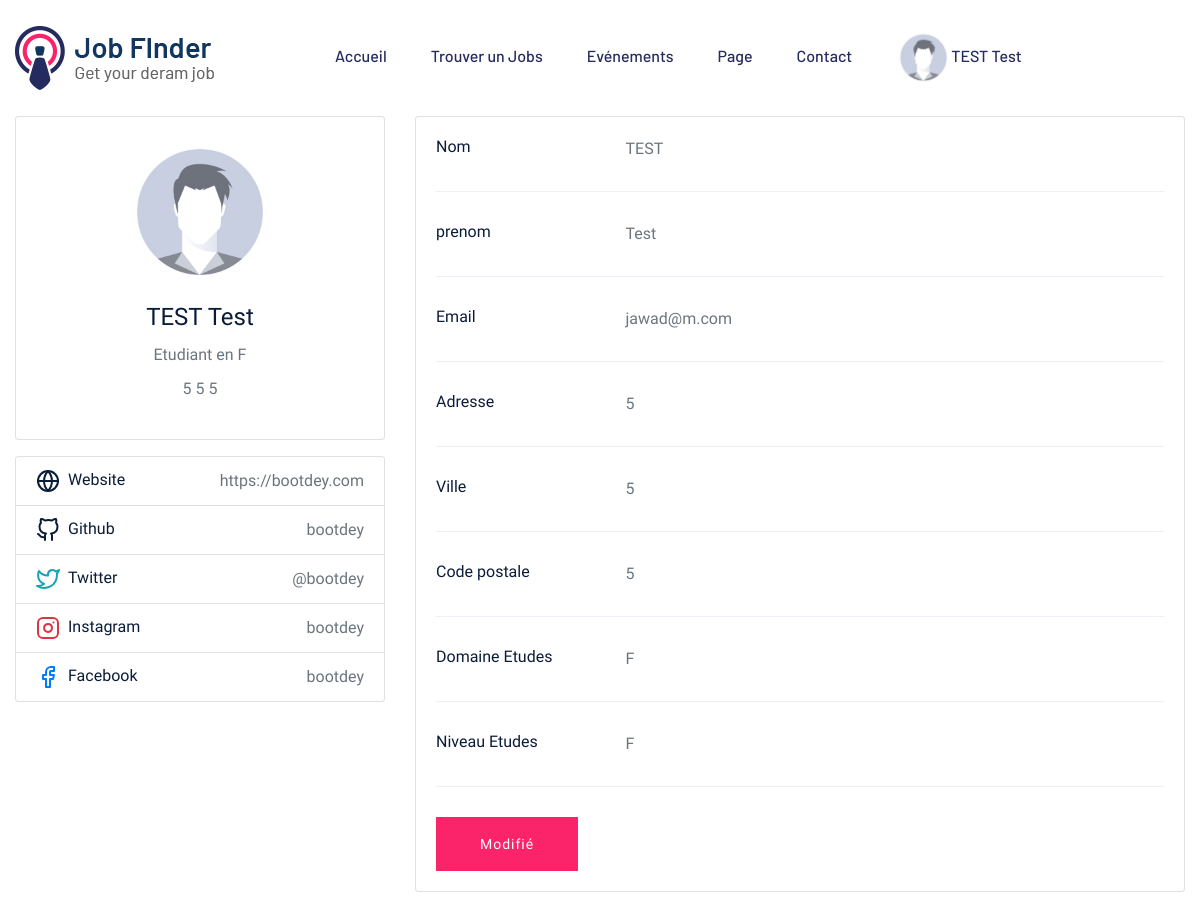
Screenshot of /profile.php (signed in) with the database file from the repository.
### tables this page shows
CREATE TABLE IF NOT EXISTS `utilisateur` (
                                             `id_utilisateur` int(11) NOT NULL AUTO_INCREMENT,
                                             `nom` varchar(50) NOT NULL,
                                             `prenom` varchar(50) DEFAULT NULL,
                                             `email` varchar(50) NOT NULL,
                                             `motdepasse` varchar(100) NOT NULL,
                                             `valider` tinyint(1) DEFAULT NULL,
                                             `adresse` varchar(50) NOT NULL,
                                             `cp` varchar(50) NOT NULL,
                                             `ville` varchar(50) NOT NULL,
                                             `domaine_etude` varchar(50) DEFAULT NULL,
                                             `niveau_etude` varchar(50) DEFAULT NULL,
                                             `role` varchar(50) NOT NULL,
                                             `logo` varchar(500) DEFAULT NULL,
                                             `poste` varchar(50) DEFAULT NULL,
                                             PRIMARY KEY (`id_utilisateur`)
);

### profile.php (the view, shortened to what the rows shown need)
<?php
require_once 'class/Bdd.php';
require_once 'class/Utilisateur.php';
$bdd = new Bdd();
$utilisateur = new Utilisateur(array(
    'idutilisateur' => $_SESSION['id_utilisateur']
));
$profile=$utilisateur->profile($bdd)
?>
<!DOCTYPE html>
<html lang="en">
<head>
    <link rel="stylesheet" href="assets/css/bootstrap.min.css">
    <link rel="stylesheet" href="assets/css/owl.carousel.min.css">
    <link rel="stylesheet" href="assets/css/flaticon.css">
    <link rel="stylesheet" href="assets/css/price_rangs.css">
    <link rel="stylesheet" href="assets/css/slicknav.css">
    <link rel="stylesheet" href="assets/css/animate.min.css">
    <link rel="stylesheet" href="assets/css/magnific-popup.css">
    <link rel="stylesheet" href="assets/css/fontawesome-all.min.css">
    <link rel="stylesheet" href="assets/css/themify-icons.css">
    <link rel="stylesheet" href="assets/css/slick.css">
    <link rel="stylesheet" href="assets/css/nice-select.css">
    <link rel="stylesheet" href="assets/css/style.css">
</head>
<body>
<div class="container">
    <div class="main-body">
        <div class="row gutters-sm">
            <div class="col-md-4 mb-3">
                <div class="card">
                    <div class="card-body">
                        <div class="d-flex flex-column align-items-center text-center">
                            <div class="mt-3">
                                <?php
                                if(isset($_SESSION['id_utilisateur']) && $_SESSION['role'] == "Eleve"):
                                    echo ("<H4>".$_SESSION["nom"]." ".$_SESSION['prenom']."</h4>
                                           <p class='text-secondary mb-1'>Etudiant en ".$profile['domaine_etude']."</p>
                                           <p class='text-muted font-size-sm'>".$profile['adresse']." ".$profile['cp']." ".$profile['ville']."</p>
                                            ");
                                elseif(isset($_SESSION['id_utilisateur']) && $_SESSION['role'] == "Entreprise"):
                                    echo ("<H4>".$_SESSION['nom']."</h4>
                                           <p class='text-secondary mb-1'>".$_SESSION['post']." chez ".$_SESSION['nom']."</p>
                                           <p class='text-muted font-size-sm'>".$profile['adresse']." ".$profile['cp']." ".$profile['ville']."</p>
                                            ");
                                endif;
                                ?>
                            </div>
                        </div>
                    </div>
                </div>
            </div>
            <div class="col-md-8">
                <div class="card mb-3">
                    <div class="card-body">
                        <?PHP
                        if(isset($_SESSION['id_utilisateur']) && $_SESSION['role'] == "Eleve"){
                            echo ("
                        <div class='row'>
                            <div class='col-sm-3'>
                                <h6 class='mb-0'>Nom</h6>
                            </div>
                            <div class='col-sm-9 text-secondary'>
                                ".$profile['nom']."
                            </div>
                        </div>
                        <hr>
                        <div class='row'>
                            <div class='col-sm-3'>
                                <h6 class='mb-0'>prenom</h6>
                            </div>
                            <div class='col-sm-9 text-secondary'>
                                ".$profile['prenom']."
                            </div>
                        </div>
                        <hr>
                        <div class='row'>
                            <div class='col-sm-3'>
                                <h6 class='mb-0'>Email</h6>
                            </div>
                            <div class='col-sm-9 text-secondary'>
                                ".$profile['email']."
                            </div>
                        </div>
                        <hr>
                        <div class='row'>
                            <div class='col-sm-3'>
                                <h6 class='mb-0'>Adresse</h6>
                            </div>
                            <div class='col-sm-9 text-secondary'>
                                ".$profile['adresse']."
                            </div>
                        </div>
                        <hr>
                        <div class='row'>
                            <div class='col-sm-3'>
                                <h6 class='mb-0'>Ville</h6>
                            </div>
                            <div class='col-sm-9 text-secondary'>
                                ".$profile['ville']."
                            </div>
                        </div>
                        <hr>
                        <div class='row'>
                            <div class='col-sm-3'>
                                <h6 class='mb-0'>Code postale</h6>
                            </div>
                            <div class='col-sm-9 text-secondary'>
                                ".$profile['cp']."
                            </div>
                        </div>
                        <hr>
                        <div class='row'>
                            <div class='col-sm-3'>
                                <h6 class='mb-0'>Domaine Etudes</h6>
                            </div>
                            <div class='col-sm-9 text-secondary'>
                                ".$profile['domaine_etude']."
                            </div>
                        </div>
                        <hr>
                        <div class='row'>
                            <div class='col-sm-3'>
                                <h6 class='mb-0'>Niveau Etudes</h6>
                            </div>
                            <div class='col-sm-9 text-secondary'>
                                ".$profile['niveau_etude']."
                            </div>
                        </div>
                        <hr>
                        ");}
                        elseif (isset($_SESSION['id_utilisateur']) && $_SESSION['role'] == "Entreprise"){
                            echo ("<div class='row'>
                            <div class='col-sm-3'>
                                <h6 class='mb-0'>Nom</h6>
                            </div>
                            <div class='col-sm-9 text-secondary'>
                                ".$profile['nom']."
                            </div>
                        </div>
                        <hr>
                        <div class='row'>
                            <div class='col-sm-3'>
                                <h6 class='mb-0'>Poste</h6>
                            </div>
                            <div class='col-sm-9 text-secondary'>
                                ".$profile['poste']."
                            </div>
                        </div>
                        <hr>
                        <div class='row'>
                            <div class='col-sm-3'>
                                <h6 class='mb-0'>Email</h6>
                            </div>
                            <div class='col-sm-9 text-secondary'>
                                ".$profile['email']."
                            </div>
                        </div>
                        <hr>
                        <div class='row'>
                            <div class='col-sm-3'>
                                <h6 class='mb-0'>Adresse</h6>
                            </div>
                            <div class='col-sm-9 text-secondary'>
                                ".$profile['adresse']."
                            </div>
                        </div>
                        <div class='row'>
                            <div class='col-sm-3'>
                                <h6 class='mb-0'>Ville</h6>
                            </div>
                            <div class='col-sm-9 text-secondary'>
                                ".$profile['ville']."
                            </div>
                        </div>
                        <hr>
                        <div class='row'>
                            <div class='col-sm-3'>
                                <h6 class='mb-0'>Code postale</h6>
                            </div>
                            <div class='col-sm-9 text-secondary'>
                                ".$profile['cp']."
                            </div>
                        </div> <hr>");}?>
                    </div>
                </div>
            </div>
        </div>
    </div>
</div>
</body>
</html>

### rows the page displays
utilisateur: domaine_etude "F", adresse "5", cp "5", ville "5", nom "TEST", prenom "Test", email "jawad@m.com", niveau_etude "F"

### other values shown
$_SESSION['nom'] "TEST"
$_SESSION['prenom'] "Test"
$_SESSION["nom"] "TEST"
